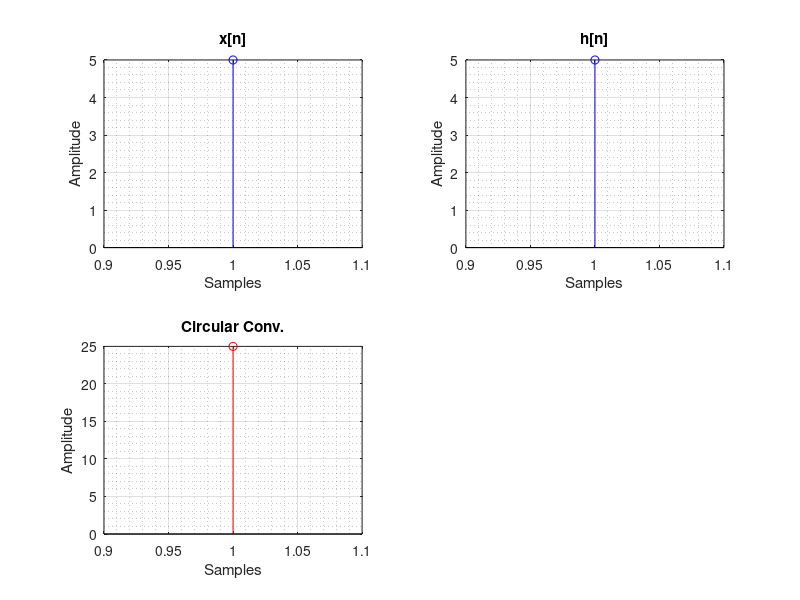

MATLAB code for this plot:
% Program to do Circular conv. using Linear conv.
clc; clear;

xn = input('x[n] : ');
hn = input('h[n] : ');

m = length(xn);
n = length(hn);
p = max([m,n]);
q = m+n-1;

% Lin. Conv
lin_conv = conv(xn,hn);

circ_conv = zeros(1,p);
% Overlapping to get Circ Conv.
for i = 1:q-p
    circ_conv(i) = lin_conv(i) + lin_conv(i+p);
end
% same as it..
for j = q-p+1:p
    circ_conv(j) = lin_conv(j);
end

% Plots
figure('Name','Circular Convolution using Linear Convolution','NumberTitle','off','Color','w')
subplot(2,2,1)
stem(1:m,xn,'b'), grid on, grid minor
title('x[n]')
xlabel('Samples')
ylabel('Amplitude')

subplot(2,2,2)
stem(1:n,hn,'b'), grid on, grid minor
title('h[n]')
xlabel('Samples')
ylabel('Amplitude')

subplot(2,2,3)
stem(1:p,circ_conv,'r'), grid on, grid minor
title('Circular Conv.')
xlabel('Samples')
ylabel('Amplitude')

print('-clipboard','-dbitmap')
